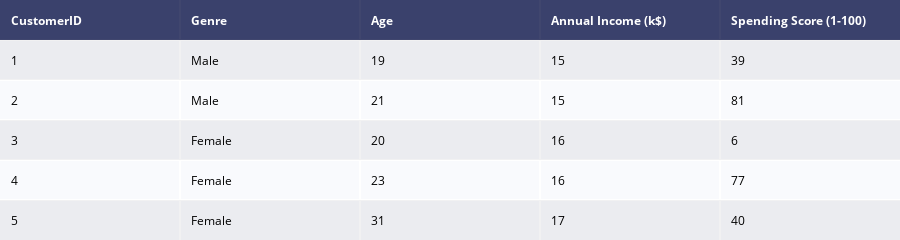
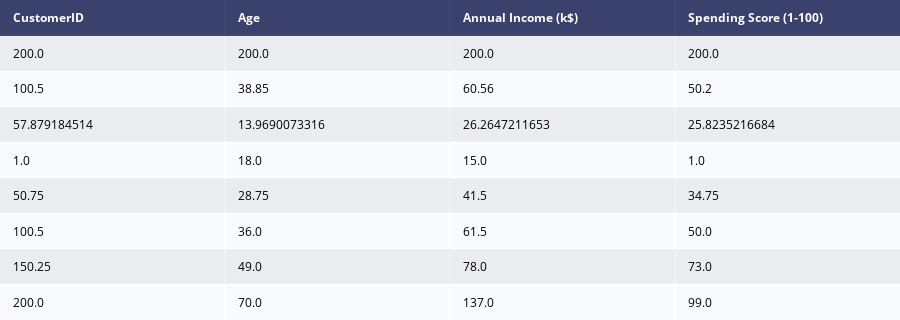

The cell these charts' notebook holds for them, in order:
### Code cell
# import the dataset
data = pd.read_csv('Mall_Customers.csv')

dat = ff.create_table(data.head())

py.iplot(dat)
desc = ff.create_table(data.describe())
py.iplot(desc)

### Figure 1 — Plotly figure (JSON) as saved in the notebook; plotly's stock layout.template omitted (floating-point values rounded to 4 significant figures)
{"data": [{"colorscale": [[0, "#00083e"], [0.5, "#ededee"], [1, "#ffffff"]], "hoverinfo": "none", "opacity": 0.75, "showscale": false, "type": "heatmap", "z": [[0, 0, 0, 0, 0], [0.5, 0.5, 0.5, 0.5, 0.5], [1, 1, 1, 1, 1], [0.5, 0.5, 0.5, 0.5, 0.5], [1, 1, 1, 1, 1], [0.5, 0.5, 0.5, 0.5, 0.5]]}], "layout": {"annotations": [{"align": "left", "font": {"color": "#ffffff"}, "showarrow": false, "text": "<b>CustomerID</b>", "x": -0.45, "xanchor": "left", "xref": "x", "y": 0, "yref": "y"}, {"align": "left", "font": {"color": "#ffffff"}, "showarrow": false, "text": "<b>Genre</b>", "x": 0.55, "xanchor": "left", "xref": "x", "y": 0, "yref": "y"}, {"align": "left", "font": {"color": "#ffffff"}, "showarrow": false, "text": "<b>Age</b>", "x": 1.55, "xanchor": "left", "xref": "x", "y": 0, "yref": "y"}, {"align": "left", "font": {"color": "#ffffff"}, "showarrow": false, "text": "<b>Annual Income (k$)</b>", "x": 2.55, "xanchor": "left", "xref": "x", "y": 0, "yref": "y"}, {"align": "left", "font": {"color": "#ffffff"}, "showarrow": false, "text": "<b>Spending Score (1-100)</b>", "x": 3.55, "xanchor": "left", "xref": "x", "y": 0, "yref": "y"}, {"align": "left", "font": {"color": "#000000"}, "showarrow": false, "text": "1", "x": -0.45, "xanchor": "left", "xref": "x", "y": 1, "yref": "y"}, {"align": "left", "font": {"color": "#000000"}, "showarrow": false, "text": "Male", "x": 0.55, "xanchor": "left", "xref": "x", "y": 1, "yref": "y"}, {"align": "left", "font": {"color": "#000000"}, "showarrow": false, "text": "19", "x": 1.55, "xanchor": "left", "xref": "x", "y": 1, "yref": "y"}, {"align": "left", "font": {"color": "#000000"}, "showarrow": false, "text": "15", "x": 2.55, "xanchor": "left", "xref": "x", "y": 1, "yref": "y"}, {"align": "left", "font": {"color": "#000000"}, "showarrow": false, "text": "39", "x": 3.55, "xanchor": "left", "xref": "x", "y": 1, "yref": "y"}, {"align": "left", "font": {"color": "#000000"}, "showarrow": false, "text": "2", "x": -0.45, "xanchor": "left", "xref": "x", "y": 2, "yref": "y"}, {"align": "left", "font": {"color": "#000000"}, "showarrow": false, "text": "Male", "x": 0.55, "xanchor": "left", "xref": "x", "y": 2, "yref": "y"}, {"align": "left", "font": {"color": "#000000"}, "showarrow": false, "text": "21", "x": 1.55, "xanchor": "left", "xref": "x", "y": 2, "yref": "y"}, {"align": "left", "font": {"color": "#000000"}, "showarrow": false, "text": "15", "x": 2.55, "xanchor": "left", "xref": "x", "y": 2, "yref": "y"}, {"align": "left", "font": {"color": "#000000"}, "showarrow": false, "text": "81", "x": 3.55, "xanchor": "left", "xref": "x", "y": 2, "yref": "y"}, {"align": "left", "font": {"color": "#000000"}, "showarrow": false, "text": "3", "x": -0.45, "xanchor": "left", "xref": "x", "y": 3, "yref": "y"}, {"align": "left", "font": {"color": "#000000"}, "showarrow": false, "text": "Female", "x": 0.55, "xanchor": "left", "xref": "x", "y": 3, "yref": "y"}, {"align": "left", "font": {"color": "#000000"}, "showarrow": false, "text": "20", "x": 1.55, "xanchor": "left", "xref": "x", "y": 3, "yref": "y"}, {"align": "left", "font": {"color": "#000000"}, "showarrow": false, "text": "16", "x": 2.55, "xanchor": "left", "xref": "x", "y": 3, "yref": "y"}, {"align": "left", "font": {"color": "#000000"}, "showarrow": false, "text": "6", "x": 3.55, "xanchor": "left", "xref": "x", "y": 3, "yref": "y"}, {"align": "left", "font": {"color": "#000000"}, "showarrow": false, "text": "4", "x": -0.45, "xanchor": "left", "xref": "x", "y": 4, "yref": "y"}, {"align": "left", "font": {"color": "#000000"}, "showarrow": false, "text": "Female", "x": 0.55, "xanchor": "left", "xref": "x", "y": 4, "yref": "y"}, {"align": "left", "font": {"color": "#000000"}, "showarrow": false, "text": "23", "x": 1.55, "xanchor": "left", "xref": "x", "y": 4, "yref": "y"}, {"align": "left", "font": {"color": "#000000"}, "showarrow": false, "text": "16", "x": 2.55, "xanchor": "left", "xref": "x", "y": 4, "yref": "y"}, {"align": "left", "font": {"color": "#000000"}, "showarrow": false, "text": "77", "x": 3.55, "xanchor": "left", "xref": "x", "y": 4, "yref": "y"}, {"align": "left", "font": {"color": "#000000"}, "showarrow": false, "text": "5", "x": -0.45, "xanchor": "left", "xref": "x", "y": 5, "yref": "y"}, {"align": "left", "font": {"color": "#000000"}, "showarrow": false, "text": "Female", "x": 0.55, "xanchor": "left", "xref": "x", "y": 5, "yref": "y"}, {"align": "left", "font": {"color": "#000000"}, "showarrow": false, "text": "31", "x": 1.55, "xanchor": "left", "xref": "x", "y": 5, "yref": "y"}, {"align": "left", "font": {"color": "#000000"}, "showarrow": false, "text": "17", "x": 2.55, "xanchor": "left", "xref": "x", "y": 5, "yref": "y"}, {"align": "left", "font": {"color": "#000000"}, "showarrow": false, "text": "40", "x": 3.55, "xanchor": "left", "xref": "x", "y": 5, "yref": "y"}], "height": 230, "margin": {"b": 0, "l": 0, "r": 0, "t": 0}, "xaxis": {"dtick": 1, "gridwidth": 2, "showticklabels": false, "tick0": -0.5, "ticks": "", "zeroline": false}, "yaxis": {"autorange": "reversed", "dtick": 1, "gridwidth": 2, "showticklabels": false, "tick0": 0.5, "ticks": "", "zeroline": false}}}

### Figure 2 — Plotly figure (JSON) as saved in the notebook; plotly's stock layout.template omitted (floating-point values rounded to 4 significant figures)
{"data": [{"colorscale": [[0, "#00083e"], [0.5, "#ededee"], [1, "#ffffff"]], "hoverinfo": "none", "opacity": 0.75, "showscale": false, "type": "heatmap", "z": [[0, 0, 0, 0], [0.5, 0.5, 0.5, 0.5], [1, 1, 1, 1], [0.5, 0.5, 0.5, 0.5], [1, 1, 1, 1], [0.5, 0.5, 0.5, 0.5], [1, 1, 1, 1], [0.5, 0.5, 0.5, 0.5], [1, 1, 1, 1]]}], "layout": {"annotations": [{"align": "left", "font": {"color": "#ffffff"}, "showarrow": false, "text": "<b>CustomerID</b>", "x": -0.45, "xanchor": "left", "xref": "x", "y": 0, "yref": "y"}, {"align": "left", "font": {"color": "#ffffff"}, "showarrow": false, "text": "<b>Age</b>", "x": 0.55, "xanchor": "left", "xref": "x", "y": 0, "yref": "y"}, {"align": "left", "font": {"color": "#ffffff"}, "showarrow": false, "text": "<b>Annual Income (k$)</b>", "x": 1.55, "xanchor": "left", "xref": "x", "y": 0, "yref": "y"}, {"align": "left", "font": {"color": "#ffffff"}, "showarrow": false, "text": "<b>Spending Score (1-100)</b>", "x": 2.55, "xanchor": "left", "xref": "x", "y": 0, "yref": "y"}, {"align": "left", "font": {"color": "#000000"}, "showarrow": false, "text": "200.0", "x": -0.45, "xanchor": "left", "xref": "x", "y": 1, "yref": "y"}, {"align": "left", "font": {"color": "#000000"}, "showarrow": false, "text": "200.0", "x": 0.55, "xanchor": "left", "xref": "x", "y": 1, "yref": "y"}, {"align": "left", "font": {"color": "#000000"}, "showarrow": false, "text": "200.0", "x": 1.55, "xanchor": "left", "xref": "x", "y": 1, "yref": "y"}, {"align": "left", "font": {"color": "#000000"}, "showarrow": false, "text": "200.0", "x": 2.55, "xanchor": "left", "xref": "x", "y": 1, "yref": "y"}, {"align": "left", "font": {"color": "#000000"}, "showarrow": false, "text": "100.5", "x": -0.45, "xanchor": "left", "xref": "x", "y": 2, "yref": "y"}, {"align": "left", "font": {"color": "#000000"}, "showarrow": false, "text": "38.85", "x": 0.55, "xanchor": "left", "xref": "x", "y": 2, "yref": "y"}, {"align": "left", "font": {"color": "#000000"}, "showarrow": false, "text": "60.56", "x": 1.55, "xanchor": "left", "xref": "x", "y": 2, "yref": "y"}, {"align": "left", "font": {"color": "#000000"}, "showarrow": false, "text": "50.2", "x": 2.55, "xanchor": "left", "xref": "x", "y": 2, "yref": "y"}, {"align": "left", "font": {"color": "#000000"}, "showarrow": false, "text": "57.879184514", "x": -0.45, "xanchor": "left", "xref": "x", "y": 3, "yref": "y"}, {"align": "left", "font": {"color": "#000000"}, "showarrow": false, "text": "13.9690073316", "x": 0.55, "xanchor": "left", "xref": "x", "y": 3, "yref": "y"}, {"align": "left", "font": {"color": "#000000"}, "showarrow": false, "text": "26.2647211653", "x": 1.55, "xanchor": "left", "xref": "x", "y": 3, "yref": "y"}, {"align": "left", "font": {"color": "#000000"}, "showarrow": false, "text": "25.8235216684", "x": 2.55, "xanchor": "left", "xref": "x", "y": 3, "yref": "y"}, {"align": "left", "font": {"color": "#000000"}, "showarrow": false, "text": "1.0", "x": -0.45, "xanchor": "left", "xref": "x", "y": 4, "yref": "y"}, {"align": "left", "font": {"color": "#000000"}, "showarrow": false, "text": "18.0", "x": 0.55, "xanchor": "left", "xref": "x", "y": 4, "yref": "y"}, {"align": "left", "font": {"color": "#000000"}, "showarrow": false, "text": "15.0", "x": 1.55, "xanchor": "left", "xref": "x", "y": 4, "yref": "y"}, {"align": "left", "font": {"color": "#000000"}, "showarrow": false, "text": "1.0", "x": 2.55, "xanchor": "left", "xref": "x", "y": 4, "yref": "y"}, {"align": "left", "font": {"color": "#000000"}, "showarrow": false, "text": "50.75", "x": -0.45, "xanchor": "left", "xref": "x", "y": 5, "yref": "y"}, {"align": "left", "font": {"color": "#000000"}, "showarrow": false, "text": "28.75", "x": 0.55, "xanchor": "left", "xref": "x", "y": 5, "yref": "y"}, {"align": "left", "font": {"color": "#000000"}, "showarrow": false, "text": "41.5", "x": 1.55, "xanchor": "left", "xref": "x", "y": 5, "yref": "y"}, {"align": "left", "font": {"color": "#000000"}, "showarrow": false, "text": "34.75", "x": 2.55, "xanchor": "left", "xref": "x", "y": 5, "yref": "y"}, {"align": "left", "font": {"color": "#000000"}, "showarrow": false, "text": "100.5", "x": -0.45, "xanchor": "left", "xref": "x", "y": 6, "yref": "y"}, {"align": "left", "font": {"color": "#000000"}, "showarrow": false, "text": "36.0", "x": 0.55, "xanchor": "left", "xref": "x", "y": 6, "yref": "y"}, {"align": "left", "font": {"color": "#000000"}, "showarrow": false, "text": "61.5", "x": 1.55, "xanchor": "left", "xref": "x", "y": 6, "yref": "y"}, {"align": "left", "font": {"color": "#000000"}, "showarrow": false, "text": "50.0", "x": 2.55, "xanchor": "left", "xref": "x", "y": 6, "yref": "y"}, {"align": "left", "font": {"color": "#000000"}, "showarrow": false, "text": "150.25", "x": -0.45, "xanchor": "left", "xref": "x", "y": 7, "yref": "y"}, {"align": "left", "font": {"color": "#000000"}, "showarrow": false, "text": "49.0", "x": 0.55, "xanchor": "left", "xref": "x", "y": 7, "yref": "y"}, {"align": "left", "font": {"color": "#000000"}, "showarrow": false, "text": "78.0", "x": 1.55, "xanchor": "left", "xref": "x", "y": 7, "yref": "y"}, {"align": "left", "font": {"color": "#000000"}, "showarrow": false, "text": "73.0", "x": 2.55, "xanchor": "left", "xref": "x", "y": 7, "yref": "y"}, {"align": "left", "font": {"color": "#000000"}, "showarrow": false, "text": "200.0", "x": -0.45, "xanchor": "left", "xref": "x", "y": 8, "yref": "y"}, {"align": "left", "font": {"color": "#000000"}, "showarrow": false, "text": "70.0", "x": 0.55, "xanchor": "left", "xref": "x", "y": 8, "yref": "y"}, {"align": "left", "font": {"color": "#000000"}, "showarrow": false, "text": "137.0", "x": 1.55, "xanchor": "left", "xref": "x", "y": 8, "yref": "y"}, {"align": "left", "font": {"color": "#000000"}, "showarrow": false, "text": "99.0", "x": 2.55, "xanchor": "left", "xref": "x", "y": 8, "yref": "y"}], "height": 320, "margin": {"b": 0, "l": 0, "r": 0, "t": 0}, "xaxis": {"dtick": 1, "gridwidth": 2, "showticklabels": false, "tick0": -0.5, "ticks": "", "zeroline": false}, "yaxis": {"autorange": "reversed", "dtick": 1, "gridwidth": 2, "showticklabels": false, "tick0": 0.5, "ticks": "", "zeroline": false}}}
